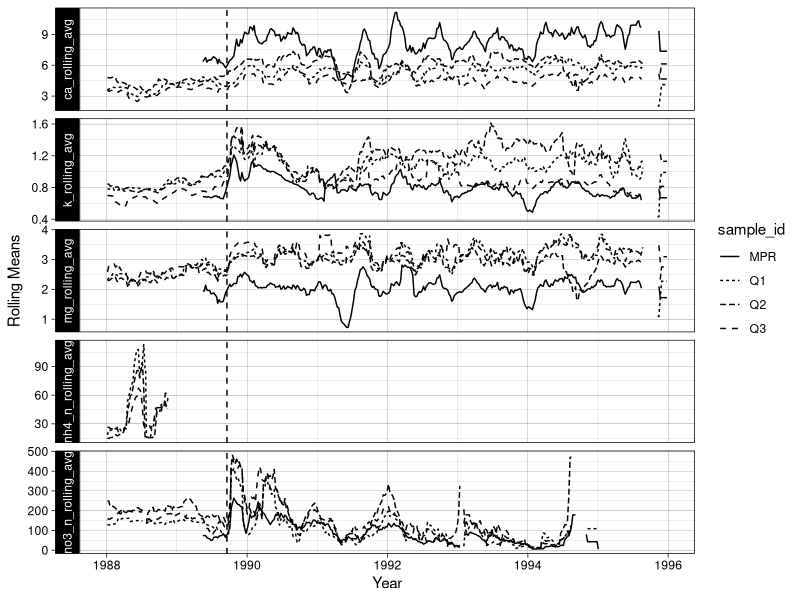
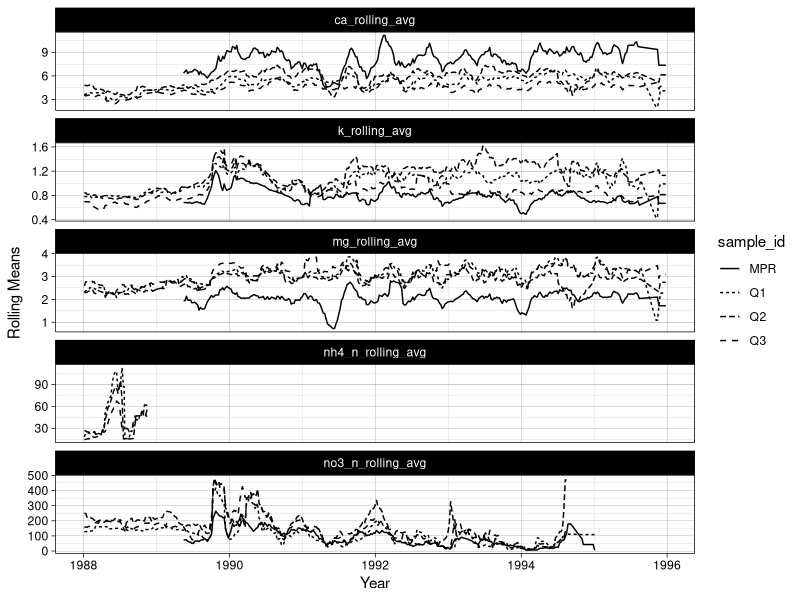

Source code (R) for these figures, in order:
## ---- chunk 1
#loading in libraries
library(dplyr)
library(tidyverse)
library(slider)
## ---- chunk 2
# Reading in CSVs
# I cleaned the Data on a seperate R script called clean_code.qmd in Scripts/Supporting Code
q1_unique <-read_csv(here::here("Data", "cleaned_data", "q1_unique.csv"))
q2_unique <- read_csv(here::here("Data", "cleaned_data", "q2_unique.csv"))
q3_unique <- read_csv(here::here("Data", "cleaned_data", "q3_unique.csv"))
prm_unique <- read_csv(here::here("Data", "cleaned_data", "prm_unique.csv"))


## ---- chunk 3
# Calculation centered moving average for NH4_N, Ca, Mg, NO3_N, and K for each data with a 9 week sliding window.
# Calculation moving average for Q1
q1collumns <- c("nh4_n", "ca", "mg", "no3_n", "k")
for (col in q1collumns) {
  q1_unique <- q1_unique %>% # Won't work with |> pipes. 
    mutate(
      !!paste0(col, "_rolling_avg") := slide_index_dbl(
        .x = .[[col]],
        .i = sample_date,
        .f = ~mean(.x, na.rm = TRUE),
        .before = (7*9)/2,   
        .after  = (7*9)/2,
        .complete = FALSE
      )
    )
}

# Calculation moving average for Q2
q2collumns <- c("nh4_n", "ca", "mg", "no3_n", "k")
for (col in q2collumns) {
  q2_unique <- q2_unique %>%
    mutate(
      !!paste0(col, "_rolling_avg") := slide_index_dbl(
        .x = .[[col]],
        .i = sample_date,
        .f = ~mean(.x, na.rm = TRUE),  
        .before = (7*9)/2,
        .after  = (7*9)/2,
        .complete = FALSE
      )
    )
}

# Calculation moving average for Q3
q3collumns <- c("nh4_n", "ca", "mg", "no3_n", "k")
for (col in q3collumns) {
  q3_unique <- q3_unique %>%
    mutate(
      !!paste0(col, "_rolling_avg") := slide_index_dbl(
        .x = .[[col]],
        .i = sample_date,
        .f = ~mean(.x, na.rm = TRUE),  
        .before = (7*9)/2, 
        .after  = (7*9)/2,
        .complete = FALSE
      )
    )
}

# Calculation moving average for Q3
prmcollumns <- c("nh4_n", "ca", "mg", "no3_n", "k")
for (col in prmcollumns) {
  prm_unique <- prm_unique %>%
    mutate(
      !!paste0(col, "_rolling_avg") := slide_index_dbl(
        .x = .[[col]],
        .i = sample_date,
        .f = ~mean(.x, na.rm = TRUE),
        .before = (7*9)/2,
        .after  = (7*9)/2,
        .complete = FALSE
      )
    )
}

# Combing all data sets(q1_unique, q2_unique, q3_unique, prm_unique) into one.
river_df <- bind_rows(q1_unique, q2_unique, q3_unique, prm_unique)

# Pivoting longer so I can facet wrap my ggplot for contaminants
river_long <- pivot_longer(data = river_df, 
                           cols =  c("nh4_n_rolling_avg", "ca_rolling_avg", 
                                     "mg_rolling_avg", "no3_n_rolling_avg", "k_rolling_avg"), 
                           names_to = "contaminant",
                           values_to = "rolling_avgs")
## ---- chunk 4
# Generates ggplot 
# I'm still unsure if I use the bottom or top one.
# I still need to add that line that shows when the hurricane is at.

hurricane_date <- ymd("1989-09-18")
# Keeps the NAs in rolling_avgs
ggplot(data = river_long, aes(x = sample_date, y = rolling_avgs, linetype = sample_id)) +
  geom_line() + facet_wrap(~contaminant, scales = "free_y", ncol = 1, strip.position = "left") +
  theme_linedraw()+ labs(x = "Year", y = "Rolling Means") +
  geom_vline(xintercept = hurricane_date, linetype = "dashed")

# Removes the NAs in rolling_avgs
ggplot(data = river_long %>% 
         filter(!is.na(rolling_avgs)),
  aes(x = sample_date, y = rolling_avgs, linetype = sample_id)) +
  geom_line() + facet_wrap(~contaminant, scales = "free_y", ncol = 1) +
  theme_linedraw()+ labs(x = "Year", y = "Rolling Means")
